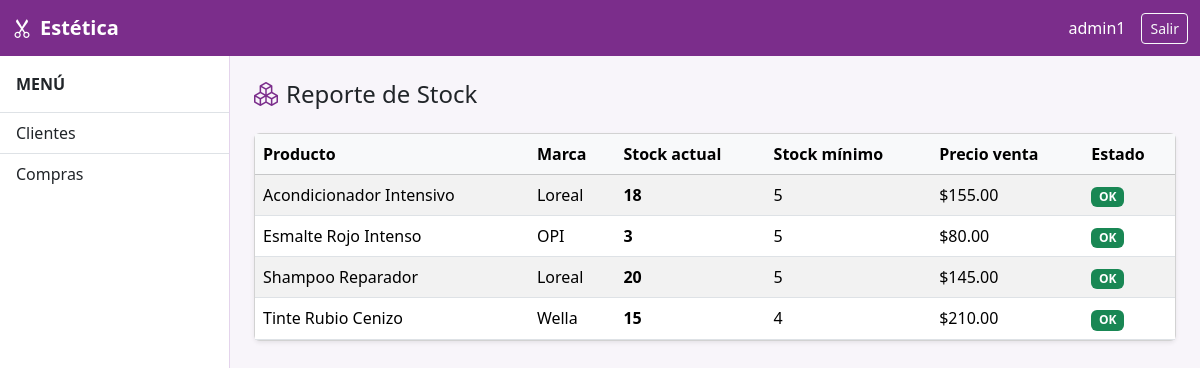
Screenshot of /reportes/stock/ (signed in) with the database file from the repository.
### apps/servicios/models.py (models this page shows, shortened)
class Producto(models.Model):
    nombre = models.CharField(max_length=100)
    marca = models.CharField(max_length=100, blank=True)
    tamano = models.CharField(
        max_length=100,
        blank=True,
        verbose_name='Tamaño',
        help_text='Selecciona la medida del producto'
    )
    tamano_personalizado = models.CharField(
        max_length=100,
        blank=True,
        verbose_name='Tamaño personalizado',
        help_text='Si el tamaño no está en la lista, escríbelo aquí'
    )
    costo = models.DecimalField(max_digits=8, decimal_places=2)
    precio_venta = models.DecimalField(max_digits=8, decimal_places=2)
    stock_actual = models.PositiveIntegerField(default=0)
    stock_minimo = models.PositiveIntegerField(default=5)
    activo = models.BooleanField(default=True)
    class Meta:
        verbose_name = 'Producto'
        verbose_name_plural = 'Productos'
        ordering = ['nombre']

### apps/operaciones/views_reportes.py (the view)
@login_required
def reporte_stock(request):
    productos = Producto.objects.filter(activo=True).order_by('nombre')
    return render(request, 'reportes/reporte_stock.html', {'productos': productos})

### templates/reportes/reporte_stock.html (shortened to what this page needs)
{% extends "base.html" %}
{% block content %}
<div class="d-flex justify-content-between align-items-center mb-4">
  <h4 class="mb-0"><i class="bi bi-boxes me-2" style="color:#7b2d8b"></i>Reporte de Stock</h4>
</div>
<div class="card shadow-sm">
  <div class="card-body p-0">
    <div class="table-responsive">
      <table class="table table-hover table-striped mb-0">
        <thead class="table-light">
          <tr>
            <th>Producto</th>
            <th>Marca</th>
            <th>Stock actual</th>
            <th>Stock mínimo</th>
            <th>Precio venta</th>
            <th>Estado</th>
          </tr>
        </thead>
        <tbody>
          {% for producto in productos %}
          <tr {% if producto.stock_bajo %}class="table-danger"{% endif %}>
            <td>{{ producto.nombre }}</td>
            <td>{{ producto.marca }}</td>
            <td>
              <strong {% if producto.stock_bajo %}style="color:#dc3545"{% endif %}>
                {{ producto.stock_actual }}
              </strong>
            </td>
            <td>{{ producto.stock_minimo }}</td>
            <td>${{ producto.precio_venta }}</td>
            <td>
              {% if producto.stock_bajo %}
                <span class="badge bg-danger">Stock bajo</span>
              {% else %}
                <span class="badge bg-success">OK</span>
              {% endif %}
            </td>
          </tr>
          {% empty %}
          <tr><td colspan="6" class="text-center text-muted py-4">No hay productos registrados.</td></tr>
          {% endfor %}
        </tbody>
      </table>
    </div>
  </div>
</div>
{% endblock %}

### templates/base.html (shortened to what this page needs)
<!DOCTYPE html>
<html lang="es">
<head>
  <link rel="stylesheet" href="https://cdn.jsdelivr.net/npm/bootstrap@5.3.3/dist/css/bootstrap.min.css">
  <link rel="stylesheet" href="https://cdn.jsdelivr.net/npm/bootstrap-icons@1.11.3/font/bootstrap-icons.min.css">
</head>
<body class="{% if user.is_authenticated %}logged-in{% endif %}">
<nav class="navbar navbar-estetica fixed-top">
  <div class="container-fluid">
    <a class="navbar-brand fw-bold" href="/"><i class="bi bi-scissors me-2"></i>Estética</a>
    {% if user.is_authenticated %}
    <div class="d-flex align-items-center gap-3">
      <span class="navbar-text">{{ user.username }}</span>
      <form method="post" action="/auth/logout/" class="m-0">
        {% csrf_token %}<button type="submit" class="btn btn-sm btn-outline-light">Salir</button>
      </form>
    </div>
    {% endif %}
  </div>
</nav>
{% if user.is_authenticated %}
<nav id="sidebar">
  <div class="p-3 fw-bold border-bottom">MENÚ</div>
  <div class="list-group list-group-flush">
    <a href="{% url 'clientes:list' %}" class="list-group-item list-group-item-action">Clientes</a>
    <a href="{% url 'operaciones:compra_list' %}" class="list-group-item list-group-item-action">Compras</a>
  </div>
</nav>
{% endif %}
<main id="main-content">
  {% block content %}{% endblock %}
</main>
</body>
</html>

### templates/base.html (style rules this page uses)
:root { --color-primary: #7b2d8b; --color-primary-dark: #5e2069; }
body { background-color: #f8f5fa; }
.navbar-estetica { background-color: var(--color-primary); }
.navbar-estetica .navbar-brand, .navbar-estetica .navbar-text { color: #fff !important; }
#sidebar { width: 230px; min-height: calc(100vh - 56px); background-color: #fff; border-right: 1px solid #e4d4ec; position: fixed; top: 56px; left: 0; z-index: 100; }
#main-content { margin-top: 56px; padding: 24px; min-height: calc(100vh - 56px); margin-left: 0; }
body.logged-in #main-content { margin-left: 230px; }

### rows the page displays
Producto: nombre "Acondicionador Intensivo", marca "Loreal", stock_actual "18", stock_minimo "5", precio_venta "155.00"
Producto: nombre "Esmalte Rojo Intenso", marca "OPI", stock_actual "3", stock_minimo "5", precio_venta "80.00"
Producto: nombre "Shampoo Reparador", marca "Loreal", stock_actual "20", stock_minimo "5", precio_venta "145.00"
Producto: nombre "Tinte Rubio Cenizo", marca "Wella", stock_actual "15", stock_minimo "4", precio_venta "210.00"

### other values shown
{{ user.username }} "admin1"
